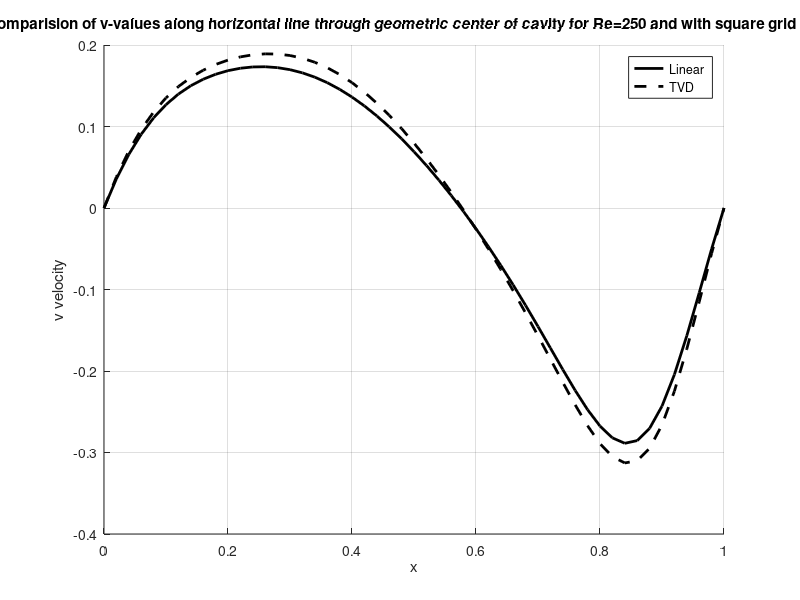
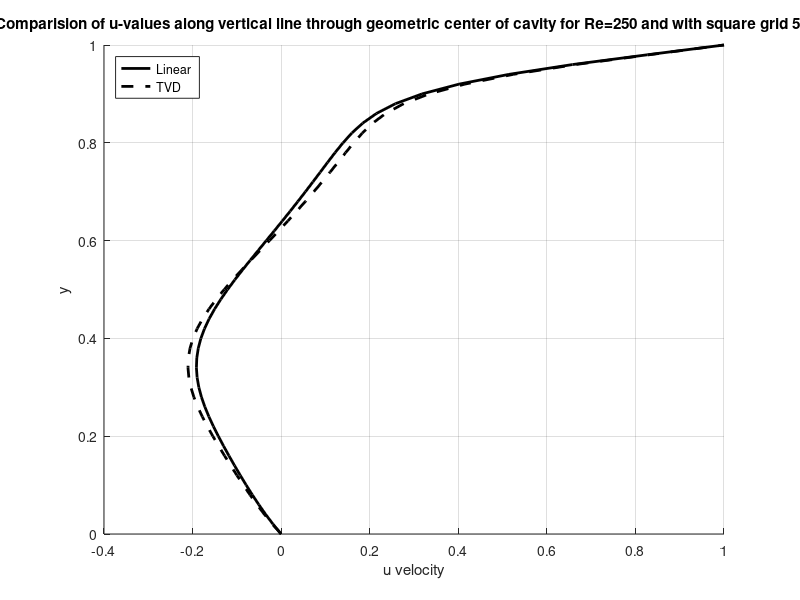
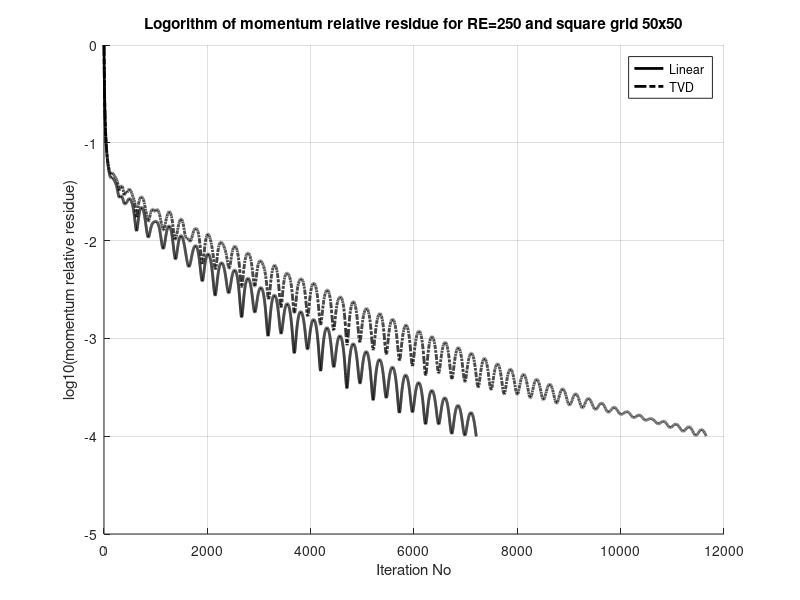
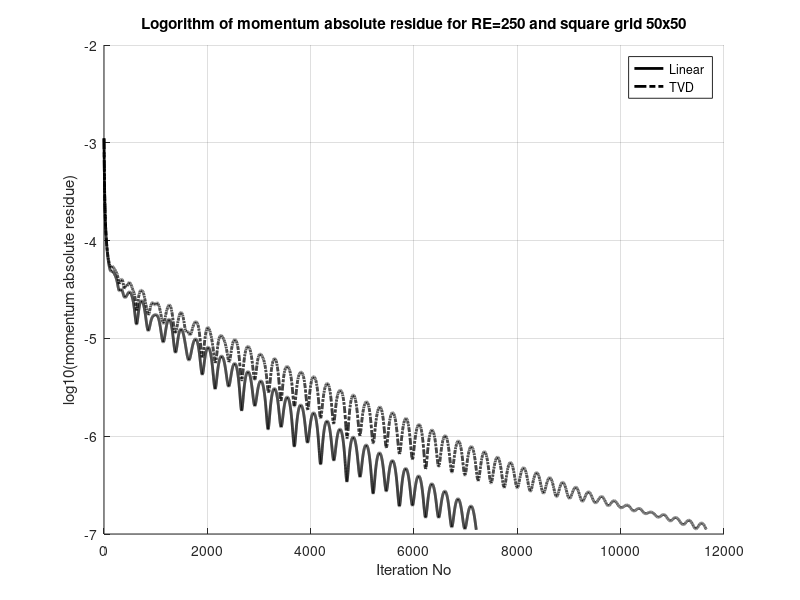

Write MATLAB code to recreate these figures, in order.
clc
close all
clear all

fileIDlinear = fopen('results_linear_y.dat','r');
formatSpec = '%lf %lf %lf %lf %lf %lf';
sizeA = [6 Inf];
A50 = fscanf(fileIDlinear,formatSpec,sizeA);
fclose(fileIDlinear);
A50=A50';
xlinear=A50(:,1);
ylinear=A50(:,2);
ulinear=A50(:,3);
vlinear=A50(:,4);
umaglinear=A50(:,5);
plinear=A50(:,6);

fileIDtvd = fopen('results_TVD_y.dat','r');
formatSpec = '%lf %lf %lf %lf %lf %lf';
sizeA = [6 Inf];
A50 = fscanf(fileIDtvd,formatSpec,sizeA);
fclose(fileIDtvd);
A50=A50';
xtvd=A50(:,1);
ytvd=A50(:,2);
utvd=A50(:,3);
vtvd=A50(:,4);
umagtvd=A50(:,5);
ptvdr=A50(:,6);

fig=figure('Name',['Comparision of v-values along horizontal Line through Geometric Center of Cavity']);
title(['Comparision of v-values along horizontal line through geometric center of cavity for Re=250 and with square grid 50x50']);
ylabel('v velocity')
xlabel('x')
hold on
plot(xlinear,vlinear,'color','k','LineWidth',2);
hold on
plot(xtvd,vtvd,'--','color','k','LineWidth',2);
hold on
grid on
hold on
hleg1 = legend('Linear ','TVD');
set(hleg1,'Location','NorthEast')

clear all
fileIDlinear = fopen('results_linear_x.dat','r');
formatSpec = '%lf %lf %lf %lf %lf %lf';
sizeA = [6 Inf];
A50 = fscanf(fileIDlinear,formatSpec,sizeA);
fclose(fileIDlinear);
A50=A50';
xlinear=A50(:,1);
ylinear=A50(:,2);
ulinear=A50(:,3);
vlinear=A50(:,4);
umaglinear=A50(:,5);
plinear=A50(:,6);

fileIDtvd = fopen('results_TVD_x.dat','r');
formatSpec = '%lf %lf %lf %lf %lf %lf';
sizeA = [6 Inf];
A50 = fscanf(fileIDtvd,formatSpec,sizeA);
fclose(fileIDtvd);
A50=A50';
xtvd=A50(:,1);
ytvd=A50(:,2);
utvd=A50(:,3);
vtvd=A50(:,4);
umagtvd=A50(:,5);
ptvdr=A50(:,6);

fig=figure('Name',['Comparision of u-values along vertical Line through Geometric Center of Cavity']);
title(['Comparision of u-values along vertical line through geometric center of cavity for Re=250 and with square grid 50x50']);
xlabel('u velocity')
ylabel('y')
hold on
plot(ulinear,ylinear,'color','k','LineWidth',2);
hold on
plot(utvd,ytvd,'--','color','k','LineWidth',2);
hold on
grid on
hold on
hleg1 = legend('Linear ','TVD');
set(hleg1,'Location','NorthWest')

clear all

fileID = fopen('residue_linear.dat','r');
formatSpec = '%lf %lf %lf %lf %lf';
sizeA = [5 Inf];
A50 = fscanf(fileID,formatSpec,sizeA);
fclose(fileID);
A50=A50';
iter=A50(:,1);
mom_rr=A50(:,2);
mom_ar=A50(:,3);
mom_ar=log10(abs(mom_ar));
mass_rr=A50(:,4);
mass_ar=A50(:,5);


fileID = fopen('residue_tvd.dat','r');
formatSpec = '%lf %lf %lf %lf %lf';
sizeA = [5 Inf];
A50 = fscanf(fileID,formatSpec,sizeA);
fclose(fileID);
A50=A50';
iter_tvd=A50(:,1);
mom_rr_tvd=A50(:,2);
mom_ar_tvd=A50(:,3);
mom_ar_tvd=log10(abs(mom_ar_tvd));
mass_rr_tvd=A50(:,4);
mass_ar_tvd=A50(:,5);

fig=figure('Name',['Logorithm of momemtum reative residue']);
title(['Logorithm of momentum relative residue for RE=250 and square grid 50x50']);
xlabel('Iteration No')
ylabel('log10(momentum relative residue)')
hold on
plot(iter,mom_rr,'color','k','LineWidth',2);
hold on
plot(iter_tvd,mom_rr_tvd,'-.','color','k','LineWidth',2);
hold on
grid on
hold on
hleg1 = legend('Linear ','TVD');
set(hleg1,'Location','NorthEast')


fig=figure('Name',['Logorithm of momemtum absolute residue']);
title(['Logorithm of momentum absolute residue for RE=250 and square grid 50x50']);
xlabel('Iteration No')
ylabel('log10(momentum absolute residue)')
hold on
plot(iter,mom_ar,'color','k','LineWidth',2);
hold on
plot(iter_tvd,mom_ar_tvd,'-.','color','k','LineWidth',2);
hold on
grid on
hold on
hleg1 = legend('Linear ','TVD');
set(hleg1,'Location','NorthEast')





